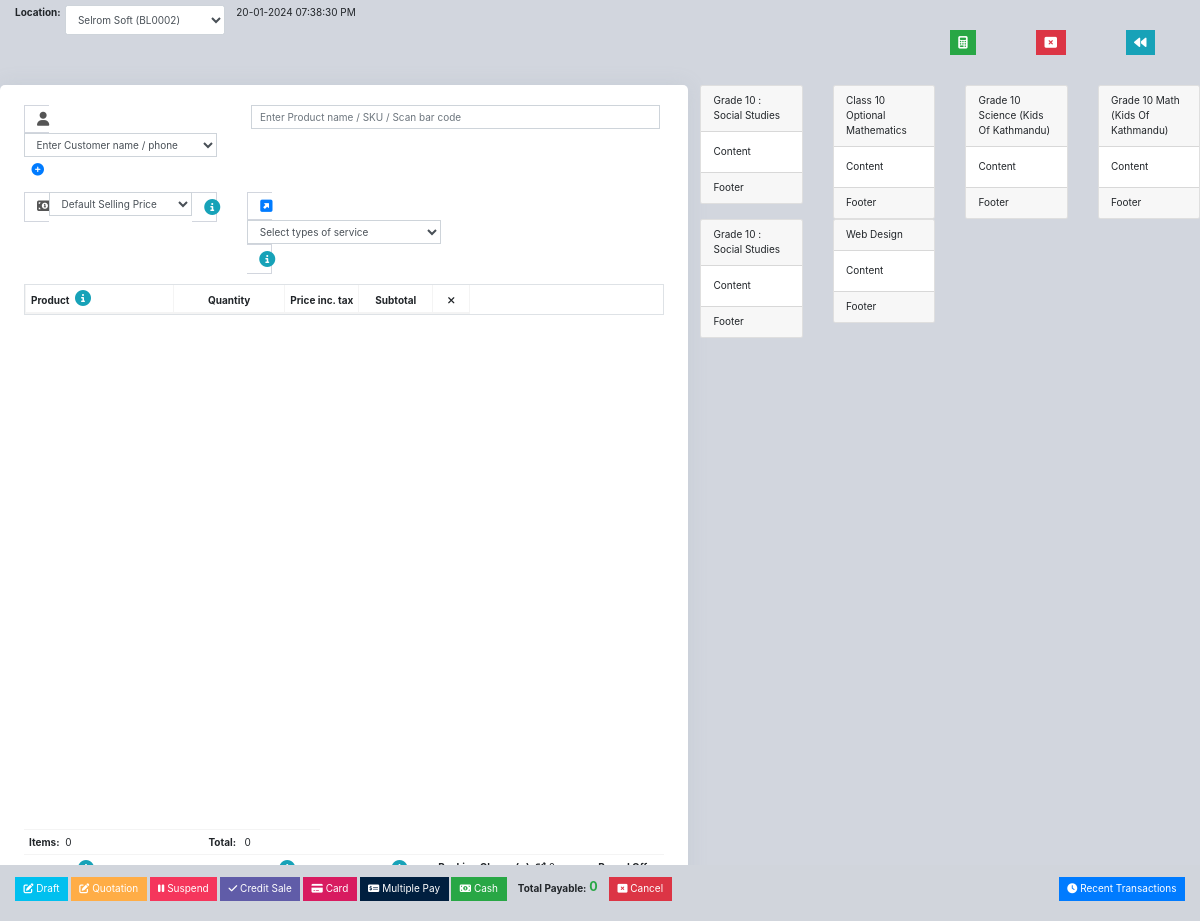
Page /admin/pages/pos-11.php (signed in) on the committed database.
### tables this page shows
CREATE TABLE `item` (
  `sno` int(11) NOT NULL,
  `category` varchar(50) NOT NULL DEFAULT '',
  `type` varchar(100) NOT NULL,
  `iname` text NOT NULL,
  `price` text NOT NULL,
  `photo` text NOT NULL,
  `thumb` text NOT NULL,
  `author` text NOT NULL,
  `publisher` text NOT NULL,
  `place` varchar(100) NOT NULL,
  `year` varchar(100) NOT NULL,
  `totalpages` varchar(100) NOT NULL,
  `language` varchar(100) NOT NULL,
  `company` varchar(50) NOT NULL
);

### admin/pages/pos-11.php (the view, shortened to what this page needs)
<?php
include("config/database.php");
$company = '';
if($_SESSION["Company"])
    $company = $_SESSION["Company"];
$items = array();
$i_sqlddd = "SELECT * FROM item where company = '".$company."'";
    $i_resultdd = $conn->query($i_sqlddd);
    while($row = $i_resultdd->fetch_assoc()) {
        array_push($items,$row);
    }
?>
<!DOCTYPE html>
<html lang="en" dir="ltr">
    <head>
        <link rel="stylesheet" href="pos/vendor.css?v=37">
<link rel="stylesheet" href="https://cdnjs.cloudflare.com/ajax/libs/font-awesome/4.7.0/css/font-awesome.min.css">
    <link rel="stylesheet" href="https://maxcdn.bootstrapcdn.com/bootstrap/4.5.2/css/bootstrap.min.css">
<link rel="stylesheet" href="pos/app.css?v=37">
        </head>
    <body class=" hold-transition lockscreen ">
        <div class="wrapper thetop">
<div class="col-md-12 no-print pos-header">
  <div class="row">
    <div class="col-md-6">
      <div class="m-6 mt-5" style="display: flex;">
        <p ><strong>Location: &nbsp;</strong>
                                  <div style="width: 28%;margin-bottom: 5px;">
               <select class="form-control input-sm" id="select_location_id" required autofocus name="select_location_id"><option value="6" selected="selected" data-receipt_printer_type="browser" data-default_payment_accounts="{&quot;cash&quot;:{&quot;is_enabled&quot;:&quot;1&quot;,&quot;account&quot;:null},&quot;card&quot;:{&quot;is_enabled&quot;:&quot;1&quot;,&quot;account&quot;:null},&quot;cheque&quot;:{&quot;is_enabled&quot;:&quot;1&quot;,&quot;account&quot;:null},&quot;bank_transfer&quot;:{&quot;is_enabled&quot;:&quot;1&quot;,&quot;account&quot;:null},&quot;other&quot;:{&quot;is_enabled&quot;:&quot;1&quot;,&quot;account&quot;:null},&quot;custom_pay_1&quot;:{&quot;is_enabled&quot;:&quot;1&quot;,&quot;account&quot;:null},&quot;custom_pay_2&quot;:{&quot;is_enabled&quot;:&quot;1&quot;,&quot;account&quot;:null},&quot;custom_pay_3&quot;:{&quot;is_enabled&quot;:&quot;1&quot;,&quot;account&quot;:null}}">Selrom Soft (BL0002)</option></select>
            </div>
           &nbsp;&nbsp;&nbsp; <?php echo date("d-m-Y h:i:s A"); ?>
        </p>
      </div>
    </div>
    <div class="col-md-6">
      <a href="/index.php" title="Go Back" class="btn btn-info btn-flat m-6 btn-xs m-5 pull-right">
        <strong><i class="fa fa-backward fa-lg"></i></strong>
      </a>
            <button type="button" id="close_register" title="Close Register" class="btn btn-danger btn-flat m-6 btn-xs m-5 btn-modal pull-right" data-container=".close_register_modal"
          data-href="/index.php">
            <strong><i class="fa fa-window-close fa-lg"></i></strong>
      </button>
      <button title="Calculator" id="btnCalculator" type="button" class="btn btn-success btn-flat pull-right m-5 btn-xs mt-10 popover-default" data-toggle="popover" data-trigger="click" data-content='<div id="calculator">
  <div class="row text-center" id="calc">
    <div class="calcBG col-md-12 text-center">
      <div class="row" id="result">
        <form name="calc">
          <input type="text" class="screen text-right" name="result" readonly>
        </form>
      </div>
      <div class="row">
        <button id="allClear" type="button" class="btn btn-danger" onclick="clearScreen()">AC</button>
        <button id="clear" type="button" class="btn btn-warning" onclick="clearScreen()">CE</button>
        <button id="%" type="button" class="btn" onclick="calEnterVal(this.id)">%</button>
        <button id="/" type="button" class="btn" onclick="calEnterVal(this.id)">÷</button>
      </div>
      <div class="row">
        <button id="7" type="button" class="btn" onclick="calEnterVal(this.id)">7</button>
        <button id="8" type="button" class="btn" onclick="calEnterVal(this.id)">8</button>
        <button id="9" type="button" class="btn" onclick="calEnterVal(this.id)">9</button>
        <button id="*" type="button" class="btn" onclick="calEnterVal(this.id)">x</button>
      </div>
      <div class="row">
        <button id="4" type="button" class="btn" onclick="calEnterVal(this.id)">4</button>
        <button id="5" type="button" class="btn" onclick="calEnterVal(this.id)">5</button>
        <button id="6" type="button" class="btn" onclick="calEnterVal(this.id)">6</button>
        <button id="-" type="button" class="btn" onclick="calEnterVal(this.id)">-</button>
      </div>
      <div class="row">
        <button id="1" type="button" class="btn" onclick="calEnterVal(this.id)">1</button>
        <button id="2" type="button" class="btn" onclick="calEnterVal(this.id)">2</button>
        <button id="3" type="button" class="btn" onclick="calEnterVal(this.id)">3</button>
        <button id="+" type="button" class="btn" onclick="calEnterVal(this.id)">+</button>
      </div>
      <div class="row">
        <button id="0" type="button" class="btn" onclick="calEnterVal(this.id)">0</button>
        <button id="." type="button" class="btn" onclick="calEnterVal(this.id)">.</button>
        <button id="equals" type="button" class="btn btn-success" onclick="calculate()">=</button>
        <button id="blank" type="button" class="btn">&nbsp;</button>
      </div>
    </div>
  </div>
</div>' data-html="true" data-placement="bottom">
            <strong><i class="fa fa-calculator fa-lg" aria-hidden="true"></i></strong>
      </button>
    </div>
  </div>
</div>
            <div class="">
                                <section class="content no-print">
        	<form method="POST"  accept-charset="UTF-8" id="add_pos_sell_form"><input name="_token" type="hidden" value="ju2WNHRGZ4w5AhZFoyYGufDS3EcvqXCYLEILWe1W">
	<div class="row mb-12">
		<div class="col-md-12">
			<div class="row">
				<div class=" col-md-7  no-padding pr-12">
					<div class="box box-solid mb-12">
						<div class="box-body pb-0">
								<div class="row">
	<div class="col-md-4">
		<div class="form-group">
			<div class="input-group">
				<span class="input-group-addon">
					<i class="fa fa-user"></i>
				</span>
				<select class="form-control mousetrap" id="customer_id" required style="width: 100%;" name="contact_id"><option selected="selected" value="">Enter Customer name / phone</option></select>
				<span class="input-group-btn">
					<button type="button" class="btn btn-default bg-white btn-flat add_new_customer" data-name=""  ><i class="fa fa-plus-circle text-primary fa-lg"></i></button>
				</span>
			</div>
		</div>
	</div>
	<div class="col-md-8">
		<div class="form-group">
			<div class="input-group">
				<div class="input-group-btn">
					<button type="button" class="btn btn-default bg-white btn-flat" data-toggle="modal" data-target="#configure_search_modal" title="Configure product search"><i class="fa fa-barcode"></i></button>
				</div>
				<input class="form-control mousetrap" id="search_product" placeholder="Enter Product name / SKU / Scan bar code"  autofocus name="search_product" type="text">
				<span class="input-group-btn">
				</span>
			</div>
		</div>
	</div>
</div>
<div class="row">
						<div class="col-md-4 col-sm-6">
			<div class="form-group">
				<div class="input-group">
					<span class="input-group-addon">
						<i class="fas fa-money-bill-alt"></i>
					</span>
					<select class="form-control select2" id="price_group" name="price_group"><option value="0">Default Selling Price</option><option value="1">Selling Group-1</option></select>
					<span class="input-group-addon">
						<i class="fa fa-info-circle text-info hover-q no-print " aria-hidden="true"
                    data-container="body" data-toggle="popover" data-placement="auto bottom"
                    data-content="Selling Price Group in which you want to sell" data-html="true" data-trigger="hover"></i>					</span>
				</div>
			</div>
		</div>
			<div class="col-md-4 col-sm-6">
			<div class="form-group">
				<div class="input-group">
					<span class="input-group-addon">
						<i class="fa fa-external-link-square-alt text-primary service_modal_btn"></i>
					</span>
					<select class="form-control" id="types_of_service_id" style="width: 100%;" name="types_of_service_id"><option selected="selected" value="">Select types of service</option></select>
					<span class="input-group-addon">
						<i class="fa fa-info-circle text-info hover-q no-print " aria-hidden="true"
                    data-container="body" data-toggle="popover" data-placement="auto bottom"
                    data-content="Type of service means services like dine-in, parcel, home delivery, third party delivery etc." data-html="true" data-trigger="hover"></i>					</span>
				</div>
			</div>
		</div>
    	<span id="restaurant_module_span">
      		<div class="col-md-3"></div>
    	</span>
</div>
<div class="row">
	<div class="col-sm-12 pos_product_div">
				<table class="table table-condensed table-bordered table-striped table-responsive" id="pos_table">
			<thead>
				<tr>
					<th class="tex-center  col-md-4 ">
						Product <i class="fa fa-info-circle text-info hover-q no-print " aria-hidden="true"
                    data-container="body" data-toggle="popover" data-placement="auto bottom"
                    data-content="Click <i>product name</i> to edit price, discount & tax. <br/>Click <i>Comment Icon</i> to enter serial number / IMEI or additional note.<br/><br/>Click <i>Modifier Icon</i>(if enabled) for modifiers" data-html="true" data-trigger="hover"></i>					</th>
					<th class="text-center col-md-3">
						Quantity					</th>
										<th class="text-center col-md-2 ">
						Price inc. tax					</th>
					<th class="text-center col-md-2">
						Subtotal					</th>
					<th class="text-center"><i class="fas fa-times" aria-hidden="true"></i></th>
				</tr>
			</thead>
		</table>
	</div>
</div>
								<div class="row">
	<div class="col-md-12">
		<table class="table table-condensed">
			<tr>
				<td><b>Items:</b>&nbsp;
					<span class="total_quantity">0</span></td>
				<td>
					<b>Total:</b> &nbsp;
					<span class="price_total">0</span>
				</td>
			</tr>
			<tr>
				<td>
					<b>
							<span id="total_discount">0</span>
					</b>
				</td>
				<td class="">
					<span>
						<b>Order Tax(+): </b>
						<span id="order_tax">
													</span>
					</span>
				</td>
				<td class="">
					<span>
						<b>Shipping(+): </b>
						<span id="shipping_charges_amount">0</span>
					</span>
				</td>
									<td class="col-sm-3 col-xs-6 d-inline-table">
						<b>Packing Charge(+):</b>
						<span id="packing_charge_text">
						</span>
					</td>
												<td>
					<b id="round_off">Round Off:</b> <span id="round_off_text">0</span>
				</td>
							</tr>
		</table>
	</div>
</div>
															</div>
						</div>
					</div>
								<div class="col-md-5 no-padding">
<div class="row">
	<div class="col-lg-12">
	       <div class="row">
	           <?php
              foreach($items as $lead)
              {
                  ?>
                  <div class="col-lg-3">
                      <div class="card">
                          <div class="card-header"><?php echo $lead['iname']; ?></div>
                          <div class="card-body">Content</div>
                            <div class="card-footer">Footer</div>
                      </div>
                  </div>
                  <?php
              }
              ?>
	       </div>
	</div>
</div>
<br>
<div class="row">
	<div class="col-md-12">
	</div>
</div>				</div>
							</div>
		</div>
	</div>
	<div class="row">
	<div class="pos-form-actions">
		<div class="col-md-12">
						<button type="button" class=" btn bg-info text-white btn-default btn-flat " id="pos-draft"><i class="fas fa-edit"></i> Draft</button>
			<button type="button" class="btn btn-default bg-yellow btn-flat " id="pos-quotation"><i class="fas fa-edit"></i> Quotation</button>
							<button type="button"
				class=" btn bg-red btn-default btn-flat no-print pos-express-finalize"
				data-pay_method="suspend"
				title="Suspend Sales (pause)" >
				<i class="fas fa-pause" aria-hidden="true"></i>
				Suspend				</button>
				<button type="button"
				class="btn bg-purple btn-default btn-flat no-print pos-express-finalize "
				data-pay_method="credit_sale"
				title="Checkout as credit sale" >
					<i class="fas fa-check" aria-hidden="true"></i> Credit Sale				</button>
						<button type="button"
				class="btn bg-maroon btn-default btn-flat no-print  pos-express-finalize  "
				data-pay_method="card"
				title="Express checkout using card" >
				<i class="fas fa-credit-card" aria-hidden="true"></i> Card			</button>
			<button type="button" class="btn bg-navy btn-default   btn-flat no-print  " id="pos-finalize" title="Checkout using multiple payment methods"><i class="fas fa-money-check-alt" aria-hidden="true"></i> Multiple Pay </button>
			<button type="button" class="btn btn-success   btn-flat no-print  pos-express-finalize " data-pay_method="cash" title="Mark complete paid & checkout"> <i class="fas fa-money-bill-alt" aria-hidden="true"></i> Cash</button>
			<b>Total Payable:</b>
			<span id="total_payable" class="text-success lead text-bold">0</span>
										<button type="button" class="btn btn-danger btn-flat  btn-xs " id="pos-cancel"> <i class="fas fa-window-close"></i> Cancel</button>
						<button type="button" class="btn btn-primary btn-flat pull-right " data-toggle="modal" data-target="#recent_transactions_modal" id="recent-transactions"> <i class="fas fa-clock"></i> Recent Transactions</button>
		</div>
	</div>
</div>
	</form>
</section>
            </div>
        </div>
    </body>
</html>

### admin/pos/app.css (style rules this page uses)
.mt-5 { margin-top: 5px !important; }
.pos-form-actions { height: auto; padding-top: 12px; padding-bottom: 20px; position: fixed; bottom: 0px; background-color: #D1D5DC; width: 100%; z-index: 1000; }
.mb-12 { margin-bottom: 12px !important; }
.pb-0 { padding-bottom: 0px !important; }
.pr-12 { padding-right: 12px !important; }
.text-white { color: #fff; }
.d-inline-table { display: inline-table; }
.pos_product_div { min-height: 57vh; max-height: 57vh; overflow-y: auto; margin-bottom: 20px; }
.bg-info { background-color: #00c0ef !important; }
.mt-10 { margin-top: 10px; }
.m-5 { margin: 5px; }
.hover-q { font-size: 16px; margin-left: 3px; cursor: help; }
.input-group-addon .hover-q { margin-left: 0px; }
.text-bold { font-weight: bold; }
.bg-white { background-color: #fff; }

### admin/pages/pos-11.php (style rules this page uses)
.content { padding-bottom: 0px !important; }

### rows in the picture
item: iname "Grade 10 : Social Studies"
item: iname "Class 10 Optional Mathematics"
item: iname "Grade 10 Science (Kids Of Kathmandu)"
item: iname "Grade 10 Math (Kids Of Kathmandu)"
item: iname "Grade 10 : Social Studies"
item: iname "Web Design"
